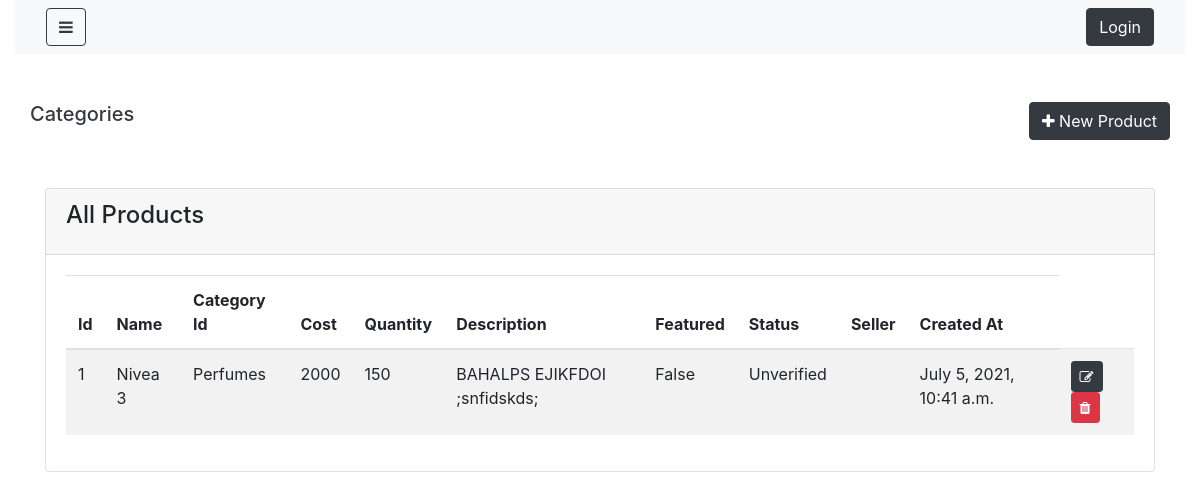
The app's page /products, older data.
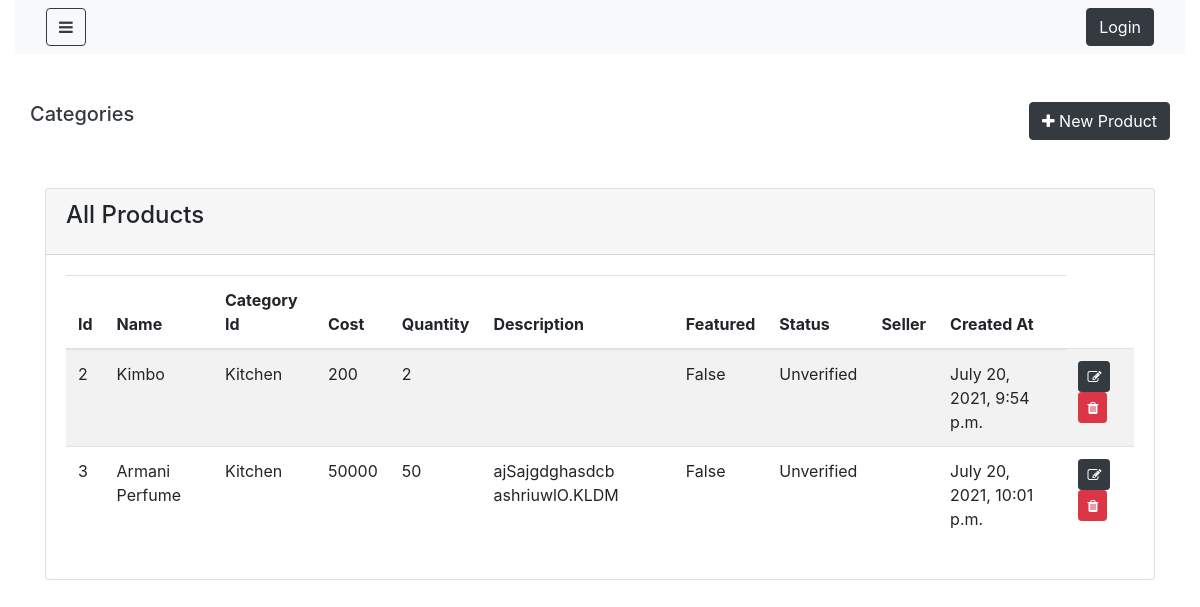
The same page, newer data.
### shop/models.py (models this page shows)
class Product(models.Model):
    name=models.CharField(max_length=50, null=False, blank=False)
    category_id= models.ForeignKey('Category', on_delete=models.CASCADE,blank=False, null=False )
    cost= models.IntegerField(null=False, blank=False)
    quantity= models.IntegerField(null=False, blank=False)
    description= models.TextField(null=True, blank=True)
    image=models.ImageField(upload_to='images/')
    featured=models.BooleanField(max_length=50, null=False, blank=True, default=False)
    status= models.CharField(max_length=50, null=False, blank=True, default="Unverified")
    seller_id=models.CharField(max_length=50, null=False, blank=False)
    created_at=models.DateTimeField(auto_now_add=True)
    updated_at=models.DateTimeField(auto_now=True)

class Category(models.Model):
    name= models.CharField(blank=False, null=False,max_length=50)
    parent_id=models.ForeignKey('Category', null=True, blank=True,on_delete=models.CASCADE)
    created_at=models.DateTimeField(auto_now_add=True)
    updated_at=models.DateTimeField(auto_now=True)
    def __str__(self):
        return self.name

### shop/views.py (the view)
# urls.py: path('products', ProductList.as_view(), name='product_list'),
class ProductList(ListView):
    login_required=True
    model=Product
    fields= ['name', 'cost', 'quantity', 'description', 'image', 'seller_id', 'category_id']
    template_name= 'shop/admin/product_list.html'

### shop/templates/shop/admin/product_list.html
{% extends 'shop/admin/layouts/admin_master.html' %}
{% block content %}
<div class="container">
    <div class="row my-5">
        <h5 class="text-dark">Categories</h5>
        <a class="btn btn-dark ml-auto" href="{% url 'product_form' %}">
            <i class="fa fa-plus" aria-hidden="true"></i>  New Product
        </a>
    </div>
    <div class="row justify-content-center my-5">
        <div class="col-lg-12">
            <div class="card">
                <div class="card-header">
                    <h4 class="card-title">All Products</h4>
                </div>
                <div class="card-body">
                    <table class="table table-striped table-hover">
                        <thead>
                            <tr>
                                <th>Id</th>
                                <th>Name</th>
                                <th>Category Id</th>
                                <th>Cost</th>
                                <th>Quantity</th>
                                <th>Description</th>
                                <th>Featured</th>
                                <th>Status</th>
                                <th>Seller</th>
                                <th>Created At</th>
                            </tr>
                        </thead>
                        <tbody>
                            {% for object in object_list %}
                                <tr>
                                    <td>{{object.id}}</td>
                                    <td>{{object.name}}</td>
                                    <td>{{object.category_id}}</td>
                                    <td>{{object.cost}}</td>
                                    <td>{{object.quantity}}</td>
                                    <td>{{object.description}}</td>
                                    <td>{{object.featured}}</td>
                                    <td>{{object.status}}</td>
                                    <td>{{object.seller}}</td>
                                    <td>{{object.created_at}}</td>
                                    <td>
                                        <a href="{% url 'product_update' object.id %}" class="btn btn-dark btn-sm">
                                            <i class="fa fa-edit"></i>
                                        </a>
                                        <a href="#" class="btn btn-danger btn-sm">
                                            <i class="fa fa-trash"></i>
                                        </a>
                                    </td>
                                </tr>
                            {% endfor %}
                        </tbody>
                    </table>
                </div>
            </div>
        </div>
    </div>
</div>
{% endblock content %}

Row changes from the older to the newer data that the page shows:
removed Product: id "1", name "Nivea 3", category_id "Perfumes", cost "2000", quantity "150", description "BAHALPS EJIKFDOI ;snfidskds;", featured "False", status "Unverified", created_at "July 5, 2021, 10:41 a.m."
added Product: id "2", name "Kimbo", category_id "Kitchen", cost "200", quantity "2", featured "False", status "Unverified", created_at "July 20, 2021, 9:54 p.m."
added Product: id "3", name "Armani Perfume", category_id "Kitchen", cost "50000", quantity "50", description "ajSajgdghasdcb ashriuwlO.KLDM", featured "False", status "Unverified", created_at "July 20, 2021, 10:01 p.m."
